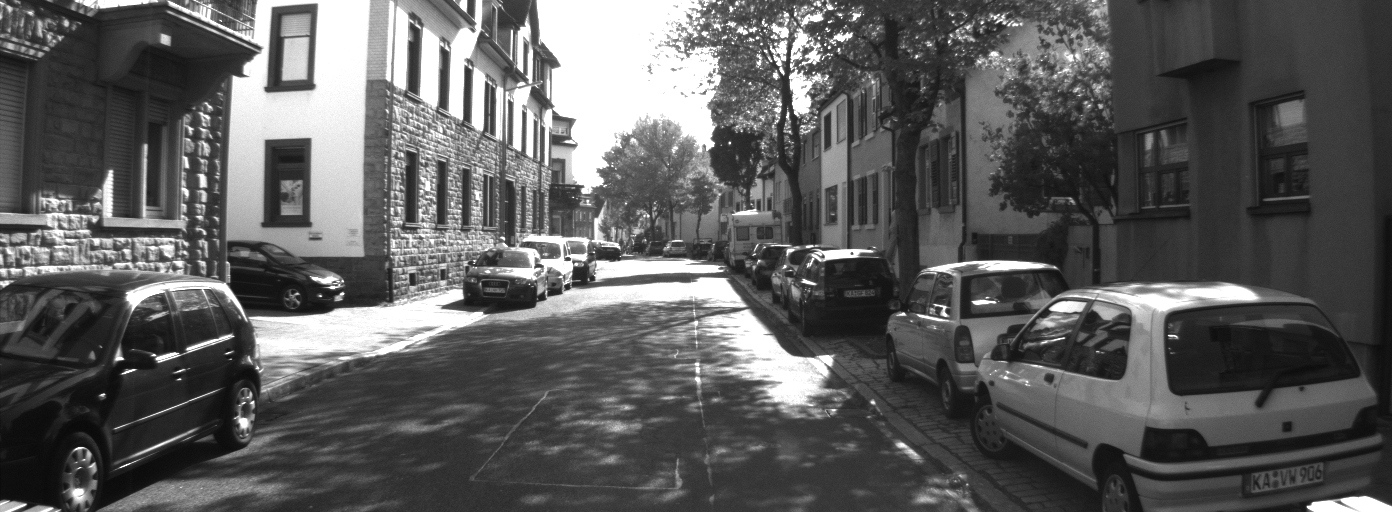
%> input picture Optical flow test/0000000010.png, 1392 x 512 px
$ octave feature_matching.m   (GNU Octave 9; MATLAB toolbox functions it lacks are replaced by stand-ins)
%> lines starting %> are read from the running program, lines starting %| are printed output that depends on the picture
clc, clear


I1 = imread('0000000010.png');
%> I1 is the input picture: size 512x1392 uint8; min 9, max 255, mean 92.7
I2 = imread('0000000011.png');
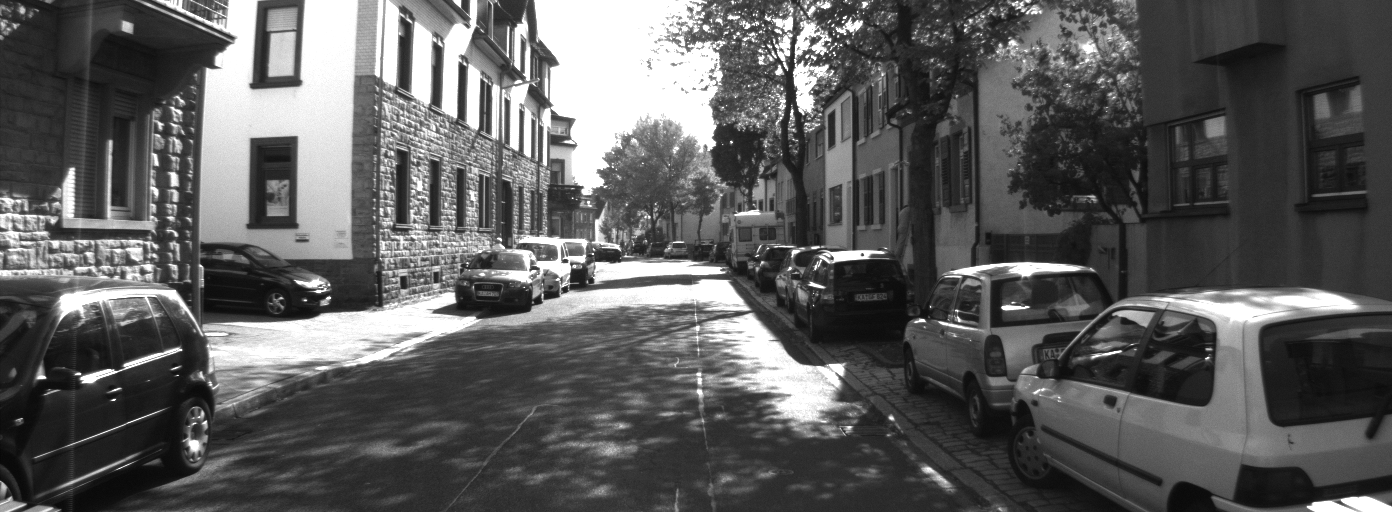
%> input picture Optical flow test/0000000011.png, 1392 x 512 px
%> I2 is the input picture: size 512x1392 uint8; min 7, max 255, mean 92.4

minQ = 0.0001;                        %   MinQuality, default 0.01
filtS = 3;                          %   FilterSize, default 5
roi = [1 1 size(I1,2) size(I1,1)];  %   ROI, default [1 1 size(I1,2) size(I1,1)]
%> roi = [1 1 1392 512]


points1 = detectHarrisFeatures(I1, 'MinQuality', minQ, ...
                                    'FilterSize', filtS, ...
                                    'ROI', roi);
%> points1 = 7333 points; strongest (x, y): (731, 143), (1308, 507), (322, 297), (1169, 336), (829, 49)

points2 = detectHarrisFeatures(I2, 'MinQuality', minQ, ...
                                    'FilterSize', filtS, ...
                                    'ROI', roi);
%> points2 = 7152 points; strongest (x, y): (594, 255), (843, 23), (116, 400), (834, 53), (182, 351)


[features1, valid_points1] = extractFeatures(I1, points1);
%> valid_points1 = 5599 points; strongest (x, y): (731, 143), (322, 297), (1169, 336), (124, 360), (254, 402)
[features2, valid_points2] = extractFeatures(I2, points2);
%> valid_points2 = 5587 points; strongest (x, y): (594, 255), (116, 400), (182, 351), (331, 298), (732, 142)

indexPairs = matchFeatures(features1, features2);
%> indexPairs = 2172 rows, first 12: [161 5; 164 7; 165 8; 180 20; 181 15; 231 81; 266 4; 281 14; 315 233; 336 248; 337 255; 340 262]

matchedPoints1 = valid_points1(indexPairs(:, 1), :);
%> matchedPoints1 = 2172 points; strongest (x, y): (731, 143), (322, 297), (344, 294), (784, 75), (344, 282)
matchedPoints2 = valid_points2(indexPairs(:, 2), :);
%> matchedPoints2 = 2172 points; strongest (x, y): (594, 255), (331, 298), (732, 142), (788, 71), (1002, 308)

figure; showMatchedFeatures(I1, I2, matchedPoints1, matchedPoints2);
%> after `showMatchedFeatures(I1, I2, matchedPoints1, matchedPoints2)`:
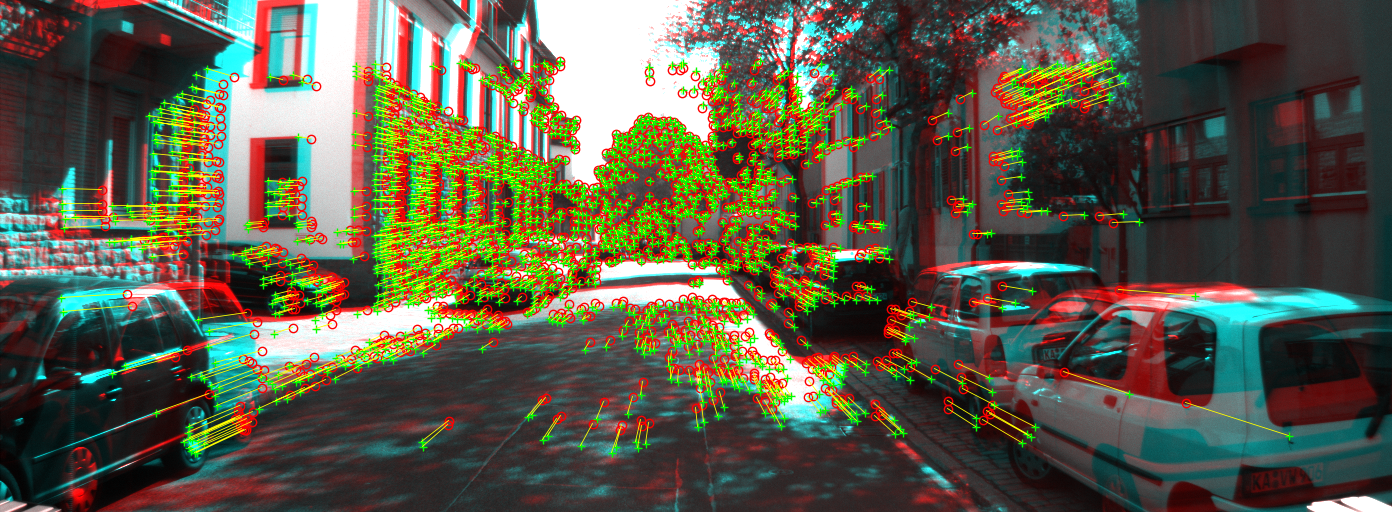
%> figure redrawn from the program's plot data
